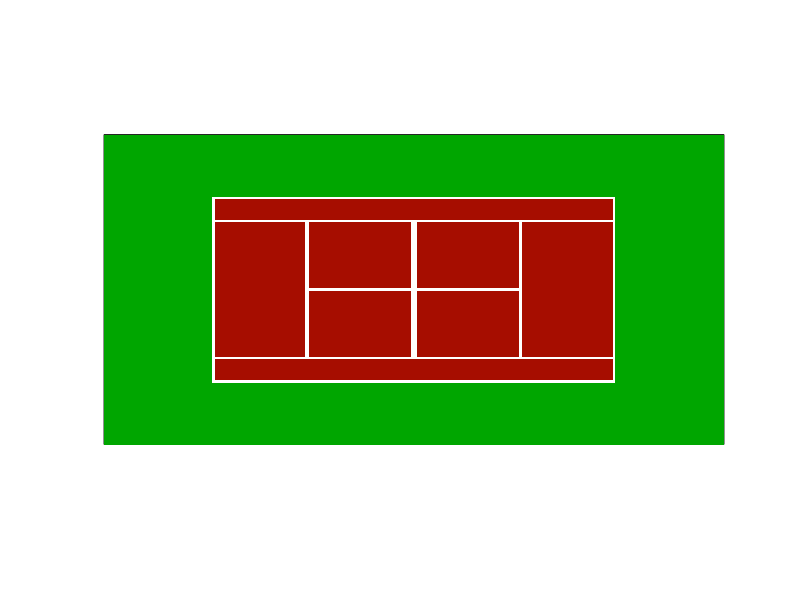

The MATLAB source for this figure:
%% code to create the 'TennisCourtMap.jpg' file
%% the TennisBallMap.png file was created with 3 layers in powerpoint
%% 
figure('color','white');
set(gcf,'position',[1 1 5000 2000]);
% draw the court
% https://sportsaspire.com/tennis-court-size
courtXg = [-60 60 60 -60];
courtYg = [-30 -30 30 30];
fill(courtXg,courtYg,[0 0.65 0],'edgecolor','none');
hold on;
courtXw = [-39 39 39 -39];
courtYw = [-18 -18 18 18];
fill(courtXw,courtYw,[1 1 1],'edgecolor','none');
courtXr = [-38.5 38.5 38.5 -38.5];
courtYr = [-13.5 -13.5 -17.5 -17.5];
fill(courtXr,courtYr,[0.65 0.05 0],'edgecolor','none');
fill(courtXr,abs(courtYr),[0.65 0.05 0],'edgecolor','none');
courtXr = [-38.5  -21 -21  -38.5];
courtYr = [-13 -13 13 13];
fill(courtXr,courtYr,[0.65 0.05 0],'edgecolor','none');
fill(abs(courtXr),courtYr,[0.65 0.05 0],'edgecolor','none');
courtXr = [-20.25 -0.5 -0.5 -20.25];
courtYr = [-0.25 -0.25 -13 -13];
fill(courtXr,courtYr,[0.65 0.05 0],'edgecolor','none');
fill(courtXr,abs(courtYr),[0.65 0.05 0],'edgecolor','none');
fill(abs(courtXr),courtYr,[0.65 0.05 0],'edgecolor','none');
fill(abs(courtXr),abs(courtYr),[0.65 0.05 0],'edgecolor','none');
xlim([-60 60]); ylim([-30 30]); set(gca,'xtick',[]); set(gca,'ytick',[])
axis equal
axis tight
